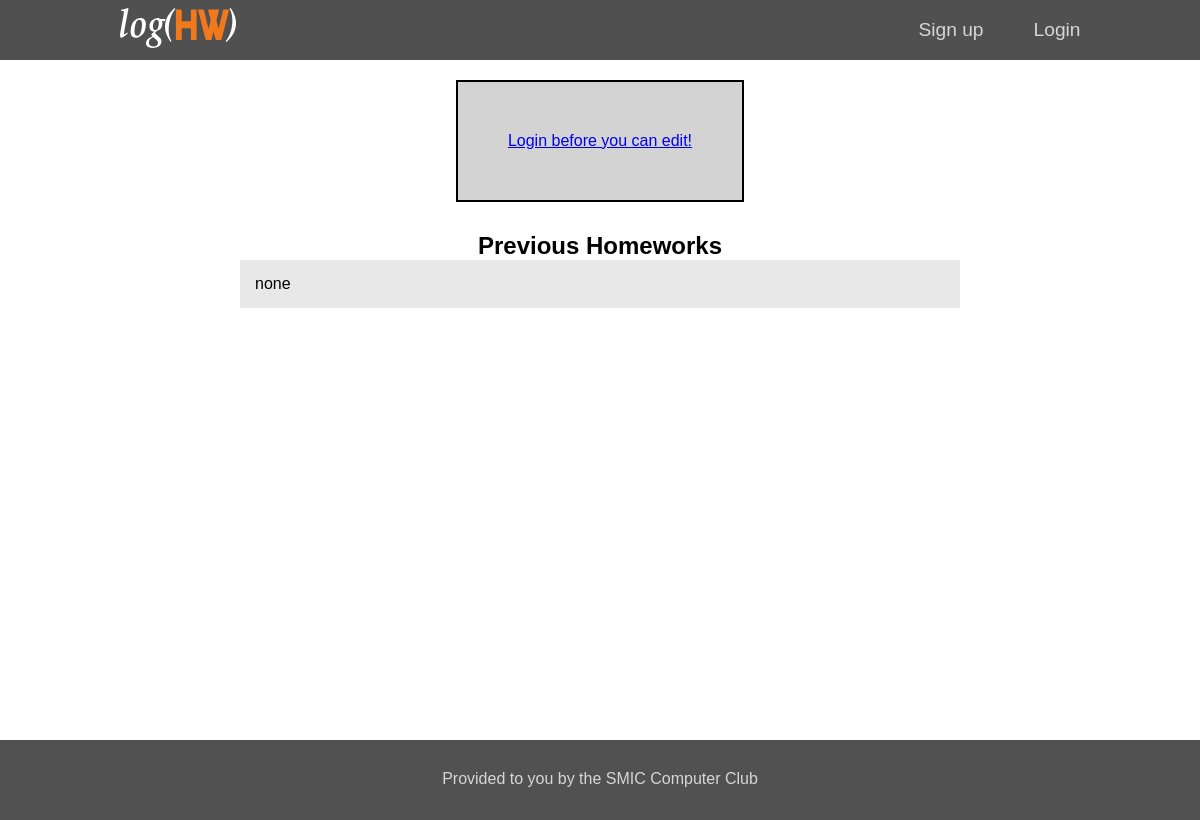
The app's page /log/1/, older data.
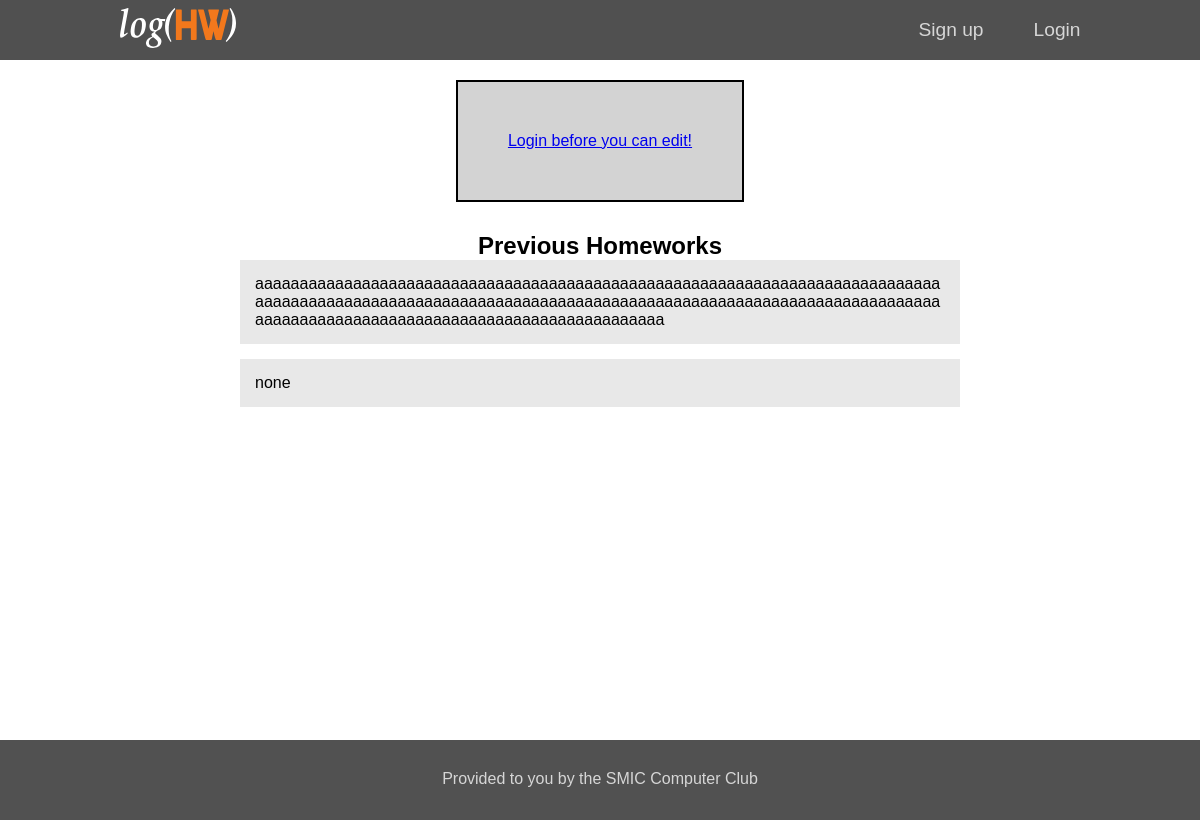
The same page, newer data.
### log/models.py (models this page shows, shortened)
class Homework(models.Model):
    course = models.ForeignKey(Course, on_delete=models.CASCADE,null=True, blank=True)
    hw_text = models.CharField(max_length=200)
    pub_date = models.DateTimeField('date published')

### log/views.py (the view)
# urls.py: url(r'^(?P<course_id>[0-9]+)/$', views.detail, name='detail'),
def detail(request, course_id): #page to edit hw
    course = get_object_or_404(Course, pk=course_id)
    if request.method == 'POST':
        form = ChangeHWForm(request.POST)
        if form.is_valid():
            course.homework_set.create(hw_text=form.cleaned_data['hw_text'], pub_date=timezone.now())
            return redirect('home')
    else:
        form = ChangeHWForm({'hw':course.get_latest_hw})
    return render(request, 'detail.html', {'form': form,
                                            'course': course,
                                            'latest_hw_list': course.homework_set.order_by('-pub_date')[:5]})

### log/templates/detail.html (shortened to what this page needs)
{% extends 'base.html' %}
{% block content %}
  <div class="content-container">
    <div class="lgn-container">
      {% if user.is_authenticated %}
        <h1 class="content-heading">{{course.course_name}}</h2>
        <form method="post">
          {% csrf_token %}
          <div class="form-row">
            {{ form.hw_text }}
          </div>
          <button type="submit" class="btn">Save changes</button>
        </form>
      {% else %}
        <a href="{% url 'login' %}">Login before you can edit! </a>
      {% endif %}
    </div>
    <h2> Previous Homeworks </h2>
    {% for homework in latest_hw_list %}
    <div class="extra-hw-box">
      <p>{{homework.hw_text}}</p>
    </div>
    {% endfor %}
  </div>
{% endblock %}

Row changes from the older to the newer data that the page shows:
added Homework: hw_text "aaaaaaaaaaaaaaaaaaaaaaaaaaaaaaaaaaaaaaaaaaaaaaaaaaaaaaaaaaaaaaaaaaaaaaaaaaaaaaaaaaaaaaaaaaaaaaaaaaaaaaaaaaaaaaaaaaaaaaaaaaaaaaaaaaaaaaaaaaaaaaaaaaaaaaaaaaaaaaaaaaaaaaaaaaaaaaaaaaaaaaaaaaaaaaaaaaaaaaaa"
